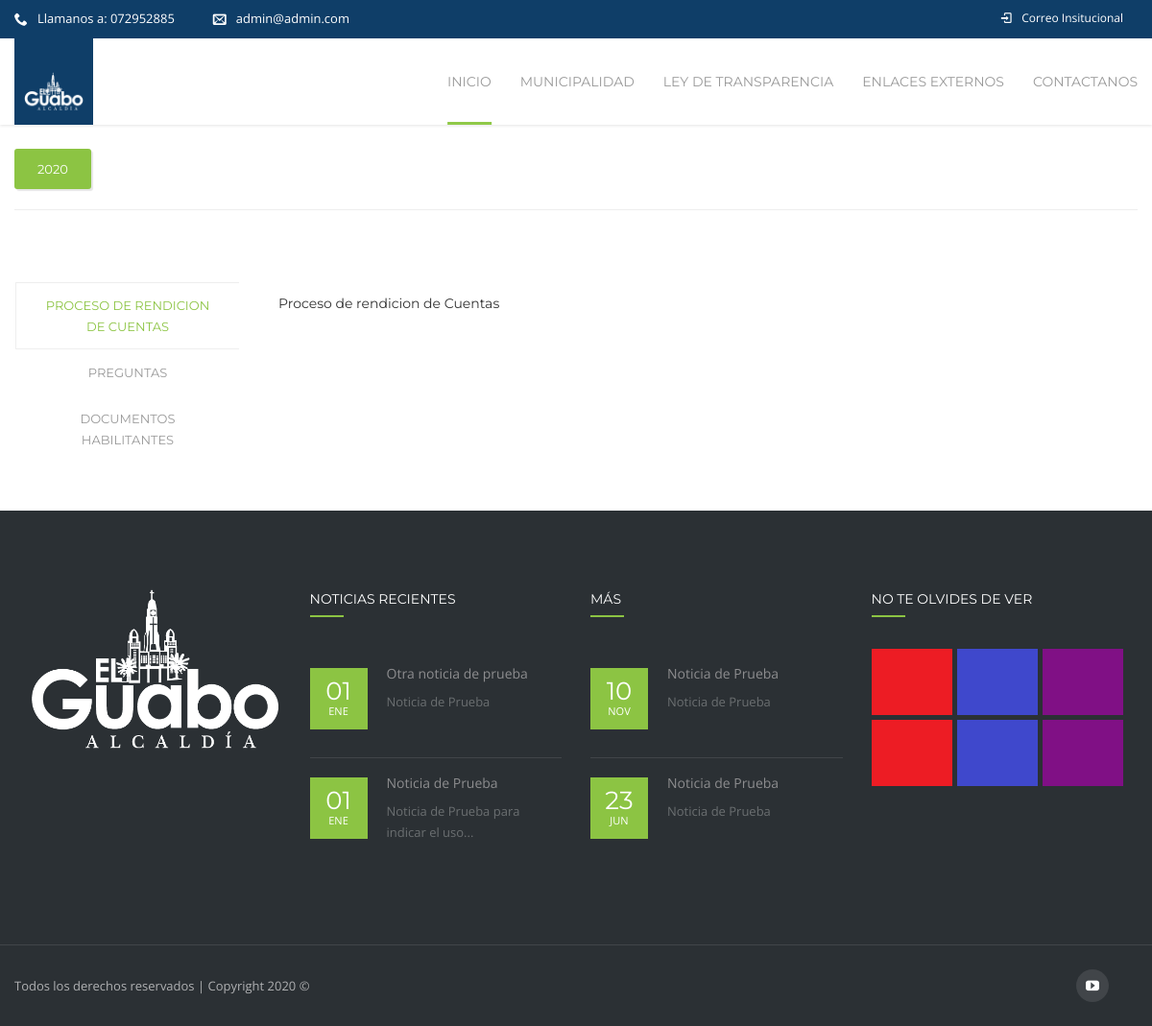
The page /cuentas/1/ on the database its author committed.
### Apps/Inicio/models.py (models this page shows)
class Institucion(models.Model):
    nombre= models.CharField(max_length=60)
    logo = models.ImageField(upload_to="logo",null=True,blank=True)
    direccion = models.CharField(max_length=120,null=True,blank=True)
    telefono=models.CharField(max_length=60,null=True,blank=True)
    email = models.EmailField(max_length=150,null=True,blank=True)
    mision =RichTextUploadingField(null=True,blank=True)
    vision= RichTextUploadingField(null=True,blank=True)
    objetivos = RichTextUploadingField(null=True,blank=True)
    facebook=models.CharField(max_length=200,null=True,blank=True)
    twitter=models.CharField(max_length=200,null=True,blank=True)
    google_plus=models.CharField(max_length=200,null=True,blank=True)
    youtube=models.CharField(max_length=200,null=True,blank=True)
    class Meta:
        verbose_name_plural = "1. Institución"

class Noticias(models.Model):
    fecha=models.DateTimeField()
    titulo=models.CharField(max_length=200)
    banner = models.ImageField(upload_to="noticias/banner",null=True,blank=True)
    imagen =models.ImageField(upload_to='noticias', help_text="Imagen de 585 x 480")
    descripcion_corta =models.CharField(max_length=160)
    pagina = RichTextUploadingField()
    visitas =models.IntegerField(default=1)
    class Meta:
        verbose_name_plural ="5. Noticias"

### Apps/Inicio/views.py (the view)
# urls.py: path('cuentas/<int:year>/',rendicion_cuentas),
def rendicion_cuentas(request, year=0):
    institucion = Institucion.objects.first()
    rendicion=None
    try:
        rendicion =RencionCuentas.objects.get(periodo=year)
    except:
        pass
    if year ==0:
        year=datetime.datetime.today().year
    contexto = {
        'correo': institucion.email,
        'telefono': institucion.telefono,
        'logo': institucion.logo,
        'institucion': institucion,
        'noticias': Noticias.objects.all().order_by("-fecha"),
        'proyectos': Proyectos.objects.all(),
        'anios':RencionCuentas.objects.extra(select={'periodo': 'periodo'}).values('periodo').annotate(available=Count('periodo')),
        'cuentas':rendicion,
    }
    return render(request, 'rendicionCuentas.html', contexto)

### templates/rendicionCuentas.html (shortened to what this page needs)
{% extends 'home-7.html' %}
{% block contenido %}
<div id="nz-content" class='content nz-clearfix padding-false'>
    <div class='container page-full-width'>
        <div id="post-2043" class="post-2043 page type-page status-publish hentry">
            <section class="page-content nz-clearfix">
                <div class="nz-section horizontal autoheight-false animate-false full-width-false "
                     data-animation-speed="35000" data-parallax="false" style="padding-top:25px;padding-bottom:25px;">
                    <div class="container">
                        <div class="nz-row">
                            <div class="col vc_col-sm-12 col12  col-animate-false" style="" data-effect="fade"
                                 data-align="left">
                                <div class="col-inner" style="">
                                    {% for anio in anios %}
                                        <a class="button button-normal default full-false medium rounded icon-true animate-true anim-type-reverse hover-fill" href="/cuentas/{{ anio.periodo }}" target="_self">
                                            <span class="txt">{{ anio.periodo }}</span>
                                        </a>
                                    {% endfor %}
                                    <div class="sep-wrap left nz-clearfix">
                                        <div class="nz-separator solid"
                                             style="border-bottom-color:#eeeeee;width:100%;border-bottom-style:solid;margin-top:10px;margin-bottom:75px;">
                                        </div>
                                    </div>
                                    <div class="nz-tabs  vertical full-false">
                                            <div data-target="tab-cuentas" class="tab">Proceso de rendicion de Cuentas</div>
                                            <div id="tab-cuentas" class="tab-content">
                                                <span style="line-height: 24px;">
                                                        <div class="nz-content-box nz-clearfix animate-none" data-columns="1" data-animate="true">
                                                            <div id="nz-box-1" class="  back_active nz-box animate-item">
                                                                <div class="nz-box-wrap">
                                                                   <h3><span style="font-size: 14px; line-height: 26px;">Proceso de rendicion de Cuentas</span></h3>
                                                                </div>
                                                            </div>
                                                        </div>
                                                </span>
                                            </div>
                                            <div data-target="tab-preguntas" class="tab">Preguntas</div>
                                            <div data-target="tab-cuentas" class="tab">Documentos Habilitantes</div>
                                    </div>
                                </div>
                            </div>
                        </div>
                    </div>
                </div>
            </section>
        </div>
    </div>
</div>
{% endblock %}

### templates/home-7.html (shortened to what this page needs)
<!DOCTYPE html>
<html class="no-js  blank-false " lang="es-EC">
<head>
    <link rel='stylesheet' href='/static/css/settings.css' type='text/css' media='all' />
    <link rel='stylesheet' href='/static/css/style.css' type='text/css' media='all' />
    <link rel='stylesheet' href='/static/css/js_composer.min.css' type='text/css' media='all' />
</head>
<body class="home page page-id-7 page-template page-template-page-vc page-template-page-vc-php wpb-js-composer js-comp-ver-4.11.2 vc_responsive ">
    <div id="gen-wrap">
        <div id="wrap" class="nz-wide">
            <header class="header desk version1 stuck-false top-true sl-false search-true cart-true iversion-dark effect-underline subeffect-ghost fixed-true fiversion-dark">
                <div class="header-top" style="background: #0f3e68;">
                        <div class="container nz-clearfix">
                            <div class="slogan nz-clearfix">
                                <div class="nz-bar"><span class="nz-icon none small icon-phone animate-false"></span><span class="header-top-label">Llamanos
                                </span> a: {{telefono}}</div>
                                <div class="nz-bar"><span class="nz-icon none small icon-envelope animate-false"></span>{{correo}}</div>
                            </div>
                            <nav class="header-top-menu nz-clearfix">
                                <ul class="menu">
                                    <li class="icon-login menu-item"><a href="/"><span class="mi"></span><span class="txt">Correo Insitucional</span></a></li>
                                </ul>
                            </nav>
                        </div>
                    </div>
                <div class="header-content">
                    <div class="header-body">
                        <div class="container nz-clearfix">
                            <div class="logo logo-desk">
                                <a href="/" title="El Guabo" style="background: #0f3e68; padding: 10px">
                                    <img style="max-width:149px;max-height:41px;" src="/media/{{logo}}" alt="Focuson">
                                </a>
                            </div>
                            <nav class="header-menu desk-menu nz-clearfix">
                                <ul id="header-menu" class="menu">
                                    <li class="menu-item current-menu-item menu-item-has-children" data-mm="false" data-mmc="2">
                                        <a href="/"><span class="txt">Inicio</span></a>
                                    </li>
                                    <li class="menu-item menu-item-has-children" data-mm="false" data-mmc="2">
                                        <a href="#"><span class="txt">Municipalidad</span></a>
                                    </li>
                                    <li class="menu-item menu-item-has-children" data-mm="false" data-mmc="2">
                                        <a href="#"><span class="txt">Ley de Transparencia</span></a>
                                    </li>
                                    <li class="menu-item menu-item-has-children"><a href="#"><span class="txt">Enlaces Externos</span></a>
                                    </li>
                                    <li class="menu-item menu-item-has-children" data-mm="false" data-mmc="2">
                                        <a href="/contacto/"><span class="txt">Contactanos</span></a>
                                    </li>
                                </ul>
                            </nav>
                        </div>
                    </div>
                </div>
            </header>
            <div class="page-content-wrap">
            {% block contenido %}{% endblock %}
            {% block footer %}
                <footer class='footer'>
                    <div class="footer-widget-area nz-clearfix">
                        <div class="container">
                            <aside class="footer-widget-area widget-area nz-clearfix">
                                <div id="text-2" class="widget widget_text">
                                    <div class="textwidget"><img src="/media/{{ logo }}" alt="Focuson">
                                        <div class="gap nz-clearfix" style="height:35px">&nbsp;</div>
                                        <div class="gap nz-clearfix" style="height:25px">&nbsp;</div></div>
                                </div>
                                <div id="nz-recent-posts-2" class="widget widget_nz_recent_entries">
                                    <h6 class="widget_title">Noticias Recientes</h6>
                                    <ul>
                                        {% for noticia in noticias %}
                                            {% if forloop.counter <= 2 %}
                                                <li class="post">
                                                    <div class="post-date-custom"><span>{{noticia.fecha|date:"d"}}</span><span>{{noticia.fecha|date:"M"}}</span></div>
                                                    <div class="post-body">
                                                        <a class="post-title" href="/noticias_/{{ noticia.id }}/{{noticia.fecha|date:"m"}}">{{noticia.titulo}}</a>
                                                        <div class="widget-post-category">{{ noticia.descripcion_corta|truncatechars:40 }}</div>
                                                    </div>
                                                </li>
                                            {% endif %}
                                        {% endfor %}
                                    </ul>
                                </div>
                                <div id="nz-recent-posts-2" class="widget widget_nz_recent_entries">
                                <h6 class="widget_title"> Más</h6>
                                    <ul>
                                        {% for noticia in noticias %}
                                            {% if forloop.counter > 2 and forloop.counter <= 4 %}
                                                <li class="post">
                                                    <div class="post-date-custom"><span>{{noticia.fecha|date:"d"}}</span><span>{{noticia.fecha|date:"M"}}</span></div>
                                                    <div class="post-body">
                                                        <a class="post-title" href="/noticias_/{{ noticia.id }}/{{noticia.fecha|date:"m"}}">{{noticia.titulo}}</a>
                                                        <div class="widget-post-category">{{ noticia.descripcion_corta|truncatechars:40 }}</div>
                                                    </div>
                                                </li>
                                            {% endif %}
                                        {% endfor %}
                                    </ul>
                                </div>
                                <div id="mailchimp-4" class="widget widget_mailchimp">
                                    <h6 class="widget_title">No te olvides de ver</h6>
                                    <div class="recent-projects nz-clearfix">
                                        {% for proyecto in proyectos %}
                                        <div class="post nz-clearfix">
                                            <a href="/proyecto/{{proyecto.id}}" title="Jurong Hub">
                                                <div class="nz-thumbnail">
                                                </div>
                                            </a>
                                        </div>
                                        {% endfor %}
                                    </div>
                                </div>
                            </aside>
                        </div>
                    </div>
                    <div class="footer-info-area nz-clearfix">
                        <div class="container">
                            <div class="footer-copyright nz-clearfix">
                                Todos los derechos reservados | Copyright 2020 ©
                            </div>
                            <div class="social-links">
                                {% if institucion.youtube %}
                                <a class="icon-youtube" href="{{ institucion.youtube }}" title="youtube" target="_blank"></a>
                                {% endif %}
                            </div>
                        </div>
                    </div>
                </footer>
            {% endblock %}
            </div>
        </div>
    </div>
</body>
</html>

### static/css/header-im.css (style rules this page uses)
.icon-login>a>.mi:before { content:"\e8b9"; }

### rows shown on the page
Institucion: telefono "072952885", email "admin@admin.com", logo (picture)
Noticias: fecha "01", fecha "ENE", titulo "Otra noticia de prueba", descripcion_corta "Noticia de Prueba"
Noticias: fecha "01", fecha "ENE", titulo "Noticia de Prueba", descripcion_corta "Noticia de Prueba para indicar el uso..."
Noticias: fecha "10", fecha "NOV", titulo "Noticia de Prueba", descripcion_corta "Noticia de Prueba"
Noticias: fecha "23", fecha "JUN", titulo "Noticia de Prueba", descripcion_corta "Noticia de Prueba"

### other values the page prints
{{ anio.periodo }} "2020"
